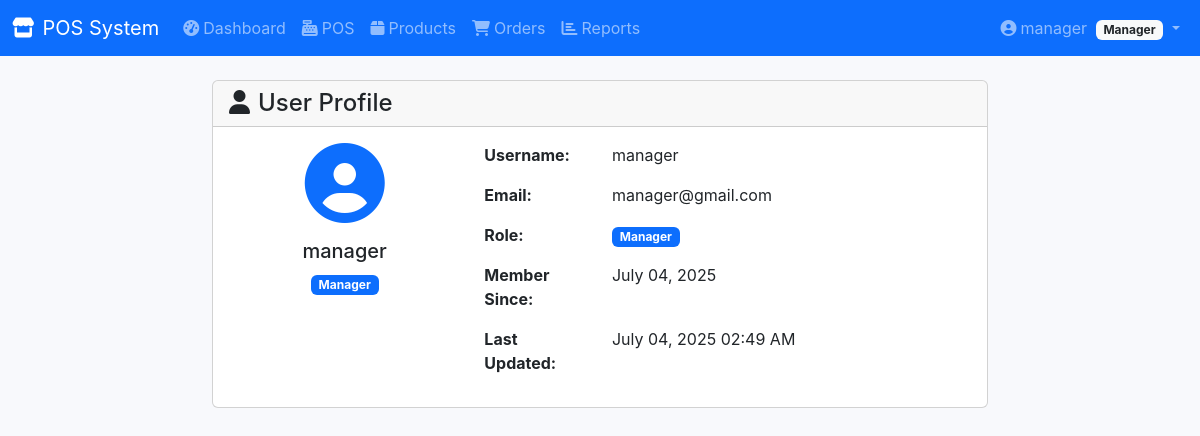
The page /user/profile.php (signed in) on the database as committed earlier.
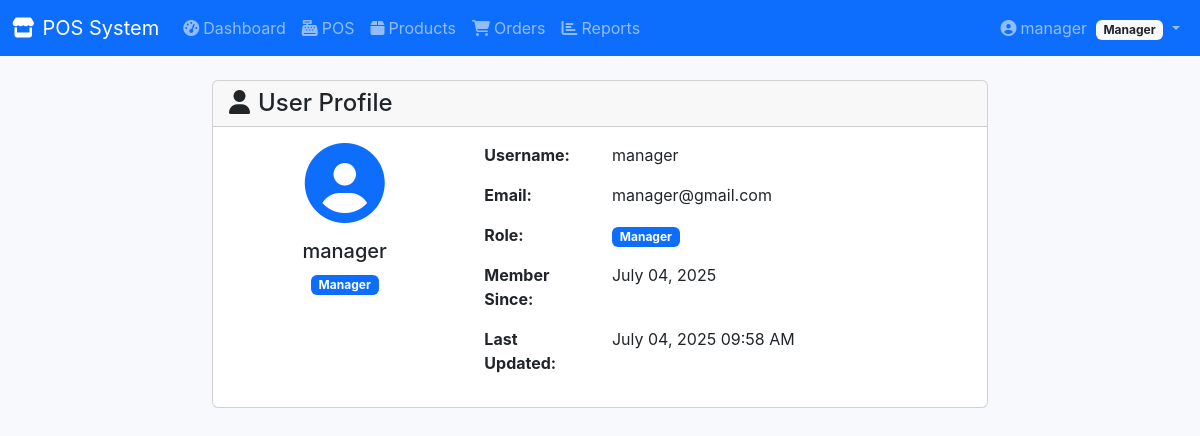
The same page on the database as committed later.
### tables this page shows
CREATE TABLE IF NOT EXISTS `users` (
  `id` int(11) NOT NULL AUTO_INCREMENT,
  `username` varchar(50) NOT NULL,
  `email` varchar(100) NOT NULL,
  `password` varchar(255) NOT NULL,
  `role` enum('admin','users','cashier','manager') DEFAULT 'cashier',
  `created_at` timestamp NULL DEFAULT CURRENT_TIMESTAMP,
  `updated_at` timestamp NULL DEFAULT CURRENT_TIMESTAMP ON UPDATE CURRENT_TIMESTAMP,
  PRIMARY KEY (`id`),
  UNIQUE KEY `username` (`username`),
  UNIQUE KEY `email` (`email`)
);

### includes/auth.php (called while the page is built, shortened)
<?php
function getCurrentUser()
{
      $pdo = getDBConnection();
      $stmt = $pdo->prepare("SELECT * FROM users WHERE id = ?");
      $stmt->execute([$_SESSION['user_id']]);
      return $stmt->fetch(PDO::FETCH_ASSOC);
}

### user/profile.php (the view, shortened to what the changed rows need)
<?php
require_once '../includes/auth.php';
$user = getCurrentUser();
?>
<!DOCTYPE html>
<html lang="en">
<head>
      <link href="https://cdn.jsdelivr.net/npm/bootstrap@5.3.0/dist/css/bootstrap.min.css" rel="stylesheet">
      <link rel="stylesheet" href="https://cdnjs.cloudflare.com/ajax/libs/font-awesome/6.4.0/css/all.min.css">
      <link rel="stylesheet" href="../admin/assets/css/admin.css">
</head>
<body>
      <div class="container-fluid mt-4">
            <div class="row justify-content-center">
                  <div class="col-md-8">
                        <div class="card">
                              <div class="card-body">
                                    <div class="row">
                                          <div class="col-md-4 text-center">
                                                <div class="mb-3">
                                                      <i class="fas fa-user-circle fa-5x text-primary"></i>
                                                </div>
                                                <h5><?php echo htmlspecialchars($user['username']); ?></h5>
                                                <span class="badge bg-primary"><?php echo ucfirst($user['role']); ?></span>
                                          </div>
                                          <div class="col-md-8">
                                                <div class="row mb-3">
                                                      <div class="col-sm-3">
                                                            <strong>Username:</strong>
                                                      </div>
                                                      <div class="col-sm-9">
                                                            <?php echo htmlspecialchars($user['username']); ?>
                                                      </div>
                                                </div>
                                                <div class="row mb-3">
                                                      <div class="col-sm-3">
                                                            <strong>Email:</strong>
                                                      </div>
                                                      <div class="col-sm-9">
                                                            <?php echo htmlspecialchars($user['email']); ?>
                                                      </div>
                                                </div>
                                                <div class="row mb-3">
                                                      <div class="col-sm-9">
                                                            <span class="badge bg-primary"><?php echo ucfirst($user['role']); ?></span>
                                                      </div>
                                                </div>
                                                <div class="row mb-3">
                                                      <div class="col-sm-3">
                                                            <strong>Member Since:</strong>
                                                      </div>
                                                      <div class="col-sm-9">
                                                            <?php echo date('F d, Y', strtotime($user['created_at'])); ?>
                                                      </div>
                                                </div>
                                                <div class="row mb-3">
                                                      <div class="col-sm-3">
                                                            <strong>Last Updated:</strong>
                                                      </div>
                                                      <div class="col-sm-9">
                                                            <?php echo date('F d, Y H:i A', strtotime($user['updated_at'])); ?>
                                                      </div>
                                                </div>
                                          </div>
                                    </div>
                              </div>
                        </div>
                  </div>
            </div>
      </div>
</body>
</html>

Rows that differ between the two databases and show on the page:
changed users "manager": updated_at "July 04, 2025 02:49 AM" → "July 04, 2025 09:58 AM"
